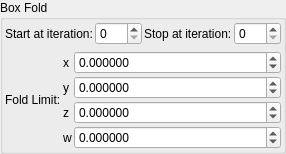
    <widget class="QGroupBox" name="groupBox">
     <property name="title">
      <string>Box Fold</string>
     </property>
     <layout class="QVBoxLayout" name="verticalLayout_4">
      <property name="leftMargin">
       <number>2</number>
      </property>
      <property name="topMargin">
       <number>2</number>
      </property>
      <property name="rightMargin">
       <number>2</number>
      </property>
      <property name="bottomMargin">
       <number>2</number>
      </property>
      <item>
       <layout class="QGridLayout" name="gridLayout_79">
        <property name="spacing">
         <number>2</number>
        </property>
        <item row="2" column="3">
         <widget class="MySpinBox" name="spinboxInt_transf_stop_iterations_B">
          <property name="sizePolicy">
           <sizepolicy hsizetype="Preferred" vsizetype="Maximum">
            <horstretch>0</horstretch>
            <verstretch>0</verstretch>
           </sizepolicy>
          </property>
          <property name="maximum">
           <number>999</number>
          </property>
         </widget>
        </item>
        <item row="2" column="1">
         <widget class="MySpinBox" name="spinboxInt_transf_start_iterations_B">
          <property name="sizePolicy">
           <sizepolicy hsizetype="Minimum" vsizetype="Maximum">
            <horstretch>0</horstretch>
            <verstretch>0</verstretch>
           </sizepolicy>
          </property>
          <property name="minimum">
           <number>0</number>
          </property>
          <property name="maximum">
           <number>999</number>
          </property>
          <property name="value">
           <number>0</number>
          </property>
         </widget>
        </item>
        <item row="2" column="2">
         <widget class="QLabel" name="label_51">
          <property name="text">
           <string>Stop at iteration:</string>
          </property>
         </widget>
        </item>
        <item row="2" column="0">
         <widget class="QLabel" name="label_71">
          <property name="text">
           <string>Start at iteration:</string>
          </property>
         </widget>
        </item>
       </layout>
      </item>
      <item>
       <layout class="QGridLayout" name="gridLayout_64" columnstretch="0,0,1">
        <property name="spacing">
         <number>2</number>
        </property>
        <item row="1" column="1">
         <widget class="QLabel" name="label_116">
          <property name="text">
           <string notr="true">y</string>
          </property>
         </widget>
        </item>
        <item row="1" column="2">
         <widget class="MyDoubleSpinBox" name="spinbox4_transf_offset_1111_y">
          <property name="sizePolicy">
           <sizepolicy hsizetype="Minimum" vsizetype="Maximum">
            <horstretch>0</horstretch>
            <verstretch>0</verstretch>
           </sizepolicy>
          </property>
          <property name="prefix">
           <string/>
          </property>
          <property name="suffix">
           <string/>
          </property>
          <property name="decimals">
           <number>6</number>
          </property>
          <property name="minimum">
           <double>-99.989999999999995</double>
          </property>
          <property name="maximum">
           <double>99.989999999999995</double>
          </property>
          <property name="singleStep">
           <double>0.100000000000000</double>
          </property>
         </widget>
        </item>
        <item row="3" column="2">
         <widget class="MyDoubleSpinBox" name="spinbox4_transf_offset_1111_w">
          <property name="sizePolicy">
           <sizepolicy hsizetype="Minimum" vsizetype="Maximum">
            <horstretch>0</horstretch>
            <verstretch>0</verstretch>
           </sizepolicy>
          </property>
          <property name="prefix">
           <string/>
          </property>
          <property name="suffix">
           <string/>
          </property>
          <property name="decimals">
           <number>6</number>
          </property>
          <property name="minimum">
           <double>-99.989999999999995</double>
          </property>
          <property name="maximum">
           <double>99.989999999999995</double>
          </property>
          <property name="singleStep">
           <double>0.100000000000000</double>
          </property>
         </widget>
        </item>
        <item row="0" column="0" rowspan="4">
         <widget class="QLabel" name="label_95">
          <property name="text">
           <string>Fold Limit:</string>
          </property>
         </widget>
        </item>
        <item row="2" column="1">
         <widget class="QLabel" name="label_119">
          <property name="text">
           <string notr="true">z</string>
          </property>
         </widget>
        </item>
        <item row="0" column="1">
         <widget class="QLabel" name="label_118">
          <property name="text">
           <string notr="true">x</string>
          </property>
         </widget>
        </item>
        <item row="0" column="2">
         <widget class="MyDoubleSpinBox" name="spinbox4_transf_offset_1111_x">
          <property name="sizePolicy">
           <sizepolicy hsizetype="Minimum" vsizetype="Maximum">
            <horstretch>0</horstretch>
            <verstretch>0</verstretch>
           </sizepolicy>
          </property>
          <property name="prefix">
           <string/>
          </property>
          <property name="suffix">
           <string/>
          </property>
          <property name="decimals">
           <number>6</number>
          </property>
          <property name="minimum">
           <double>-99.989999999999995</double>
          </property>
          <property name="maximum">
           <double>99.989999999999995</double>
          </property>
          <property name="singleStep">
           <double>0.100000000000000</double>
          </property>
         </widget>
        </item>
        <item row="2" column="2">
         <widget class="MyDoubleSpinBox" name="spinbox4_transf_offset_1111_z">
          <property name="sizePolicy">
           <sizepolicy hsizetype="Minimum" vsizetype="Maximum">
            <horstretch>0</horstretch>
            <verstretch>0</verstretch>
           </sizepolicy>
          </property>
          <property name="prefix">
           <string/>
          </property>
          <property name="suffix">
           <string/>
          </property>
          <property name="decimals">
           <number>6</number>
          </property>
          <property name="minimum">
           <double>-99.989999999999995</double>
          </property>
          <property name="maximum">
           <double>99.989999999999995</double>
          </property>
          <property name="singleStep">
           <double>0.100000000000000</double>
          </property>
         </widget>
        </item>
        <item row="3" column="1">
         <widget class="QLabel" name="label_117">
          <property name="text">
           <string notr="true">w</string>
          </property>
         </widget>
        </item>
       </layout>
      </item>
     </layout>
    </widget>
